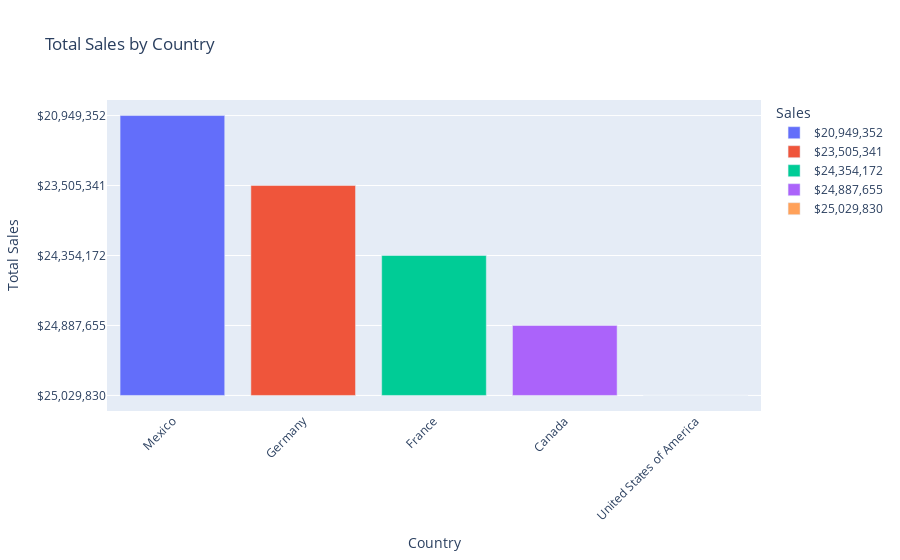

Source (notebook cell):
### Code cell
# Creating a bar plot using Plotly Express
fig = px.bar(df_country_sales, x='Country', y='Sales', title='Total Sales by Country', color='Sales')
fig.update_layout(xaxis_title='Country', yaxis_title='Total Sales', xaxis_tickangle=-45)
fig.show()

### Figure 1 — Plotly figure (JSON) as saved in the notebook; plotly's stock layout.template omitted (floating-point values rounded to 4 significant figures)
{"data": [{"hovertemplate": "Sales=%{y}<br>Country=%{x}<extra></extra>", "legendgroup": "$20,949,352", "marker": {"color": "#636efa", "pattern": {"shape": ""}}, "name": "$20,949,352", "orientation": "v", "showlegend": true, "textposition": "auto", "type": "bar", "x": ["Mexico"], "xaxis": "x", "y": ["$20,949,352"], "yaxis": "y"}, {"hovertemplate": "Sales=%{y}<br>Country=%{x}<extra></extra>", "legendgroup": "$23,505,341", "marker": {"color": "#EF553B", "pattern": {"shape": ""}}, "name": "$23,505,341", "orientation": "v", "showlegend": true, "textposition": "auto", "type": "bar", "x": ["Germany"], "xaxis": "x", "y": ["$23,505,341"], "yaxis": "y"}, {"hovertemplate": "Sales=%{y}<br>Country=%{x}<extra></extra>", "legendgroup": "$24,354,172", "marker": {"color": "#00cc96", "pattern": {"shape": ""}}, "name": "$24,354,172", "orientation": "v", "showlegend": true, "textposition": "auto", "type": "bar", "x": ["France"], "xaxis": "x", "y": ["$24,354,172"], "yaxis": "y"}, {"hovertemplate": "Sales=%{y}<br>Country=%{x}<extra></extra>", "legendgroup": "$24,887,655", "marker": {"color": "#ab63fa", "pattern": {"shape": ""}}, "name": "$24,887,655", "orientation": "v", "showlegend": true, "textposition": "auto", "type": "bar", "x": ["Canada"], "xaxis": "x", "y": ["$24,887,655"], "yaxis": "y"}, {"hovertemplate": "Sales=%{y}<br>Country=%{x}<extra></extra>", "legendgroup": "$25,029,830", "marker": {"color": "#FFA15A", "pattern": {"shape": ""}}, "name": "$25,029,830", "orientation": "v", "showlegend": true, "textposition": "auto", "type": "bar", "x": ["United States of America"], "xaxis": "x", "y": ["$25,029,830"], "yaxis": "y"}], "layout": {"barmode": "relative", "legend": {"title": {"text": "Sales"}, "tracegroupgap": 0}, "title": {"text": "Total Sales by Country"}, "xaxis": {"anchor": "y", "domain": [0, 1], "tickangle": -45, "title": {"text": "Country"}}, "yaxis": {"anchor": "x", "categoryarray": ["$25,029,830", "$24,887,655", "$24,354,172", "$23,505,341", "$20,949,352"], "categoryorder": "array", "domain": [0, 1], "title": {"text": "Total Sales"}}}}
